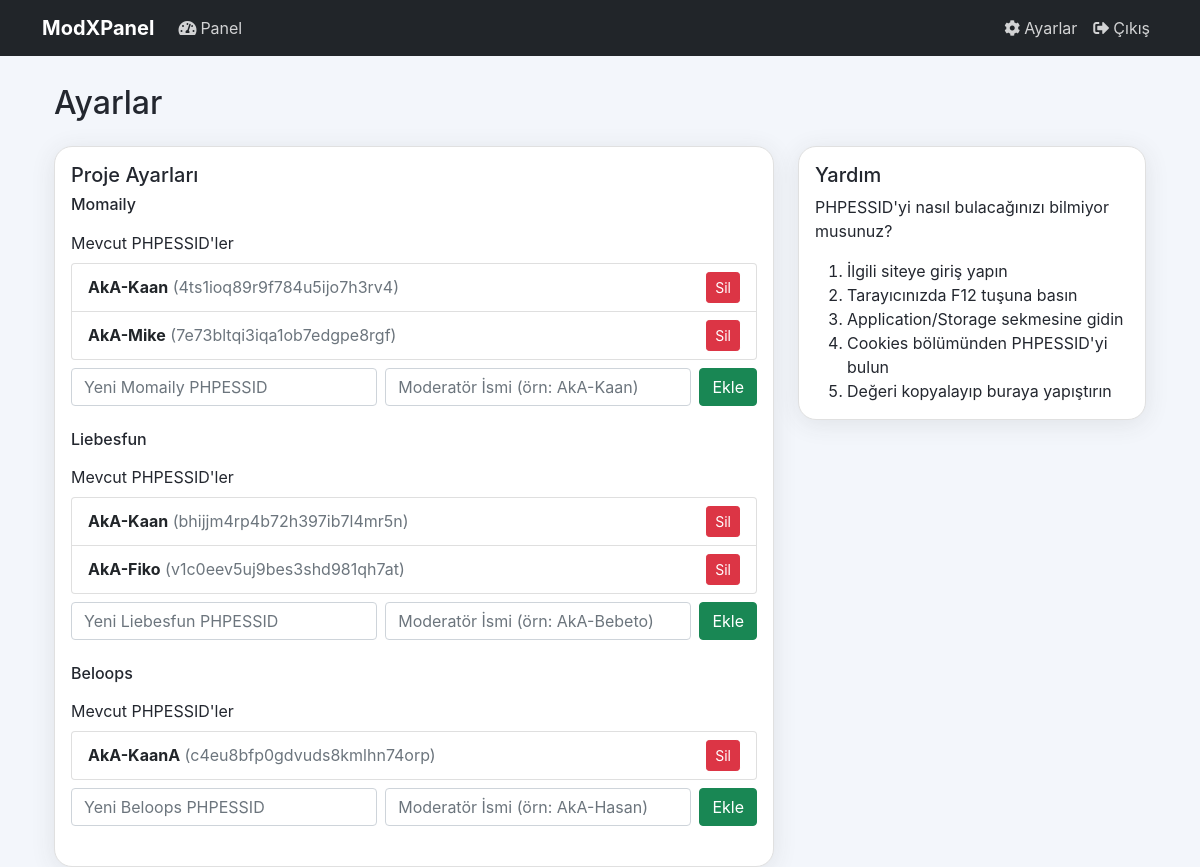
Screenshot of /settings (signed in) with the database file from the repository.
### app.py (models this page shows)
class UserProjectSession(db.Model):
    id = db.Column(db.Integer, primary_key=True)
    user_id = db.Column(db.Integer, db.ForeignKey('user.id'), nullable=False)
    project = db.Column(db.String(50), nullable=False)  # 'momaily', 'liebesfun', 'beloops'
    phpessid = db.Column(db.String(255), nullable=False)
    moderator_name = db.Column(db.String(120), nullable=True)  # Yeni eklendi
    created_at = db.Column(db.DateTime, default=dt.now)
    user = db.relationship('User', backref='project_sessions')

### app.py (the view)
@app.route('/settings', methods=['GET', 'POST'])
@login_required
def settings():
    momaily_sessions = UserProjectSession.query.filter_by(user_id=current_user.id, project='momaily').all()
    liebesfun_sessions = UserProjectSession.query.filter_by(user_id=current_user.id, project='liebesfun').all()
    beloops_sessions = UserProjectSession.query.filter_by(user_id=current_user.id, project='beloops').all()
    return render_template('settings.html',
        momaily_sessions=momaily_sessions,
        liebesfun_sessions=liebesfun_sessions,
        beloops_sessions=beloops_sessions
    )

### app.py (called while the page is built)
@login_manager.user_loader
def load_user(user_id):
    return db.session.get(User, int(user_id))

### templates/settings.html (shortened to what this page needs)
{% extends "base.html" %}
{% block content %}
<div class="container">
    <h2 class="mb-4">Ayarlar</h2>
    <div class="row">
        <div class="col-md-8">
            <div class="card">
                <div class="card-body">
                    <h5 class="card-title">Proje Ayarları</h5>
                    <div class="mb-4">
                        <h6 class="mb-3">Momaily</h6>
                        <div class="mb-3">
                            <label class="form-label">Mevcut PHPESSID'ler</label>
                            <ul class="list-group mb-2">
                                {% for sess in momaily_sessions %}
                                <li class="list-group-item d-flex justify-content-between align-items-center">
                                    <span><b>{{ sess.moderator_name or 'İsimsiz' }}</b> <span class="text-muted">({{ sess.phpessid }})</span></span>
                                    <form method="POST" action="{{ url_for('delete_phpessid') }}" style="display:inline;">
                                        <button type="submit" class="btn btn-danger btn-sm">Sil</button>
                                    </form>
                                </li>
                                {% else %}
                                <li class="list-group-item text-muted">Kayıtlı PHPESSID yok.</li>
                                {% endfor %}
                            </ul>
                            <form method="POST" action="{{ url_for('add_phpessid') }}" class="d-flex gap-2">
                                <input type="text" class="form-control" name="phpessid" placeholder="Yeni Momaily PHPESSID" required>
                                <input type="text" class="form-control" name="moderator_name" placeholder="Moderatör İsmi (örn: AkA-Kaan)" required>
                                <button type="submit" class="btn btn-success">Ekle</button>
                            </form>
                        </div>
                    </div>
                    <div class="mb-4">
                        <h6 class="mb-3">Liebesfun</h6>
                        <div class="mb-3">
                            <label class="form-label">Mevcut PHPESSID'ler</label>
                            <ul class="list-group mb-2">
                                {% for sess in liebesfun_sessions %}
                                <li class="list-group-item d-flex justify-content-between align-items-center">
                                    <span><b>{{ sess.moderator_name or 'İsimsiz' }}</b> <span class="text-muted">({{ sess.phpessid }})</span></span>
                                    <form method="POST" action="{{ url_for('delete_phpessid') }}" style="display:inline;">
                                        <button type="submit" class="btn btn-danger btn-sm">Sil</button>
                                    </form>
                                </li>
                                {% else %}
                                <li class="list-group-item text-muted">Kayıtlı PHPESSID yok.</li>
                                {% endfor %}
                            </ul>
                            <form method="POST" action="{{ url_for('add_phpessid') }}" class="d-flex gap-2">
                                <input type="text" class="form-control" name="phpessid" placeholder="Yeni Liebesfun PHPESSID" required>
                                <input type="text" class="form-control" name="moderator_name" placeholder="Moderatör İsmi (örn: AkA-Bebeto)" required>
                                <button type="submit" class="btn btn-success">Ekle</button>
                            </form>
                        </div>
                    </div>
                    <div class="mb-4">
                        <h6 class="mb-3">Beloops</h6>
                        <div class="mb-3">
                            <label class="form-label">Mevcut PHPESSID'ler</label>
                            <ul class="list-group mb-2">
                                {% for sess in beloops_sessions %}
                                <li class="list-group-item d-flex justify-content-between align-items-center">
                                    <span><b>{{ sess.moderator_name or 'İsimsiz' }}</b> <span class="text-muted">({{ sess.phpessid }})</span></span>
                                    <form method="POST" action="{{ url_for('delete_phpessid') }}" style="display:inline;">
                                        <button type="submit" class="btn btn-danger btn-sm">Sil</button>
                                    </form>
                                </li>
                                {% else %}
                                <li class="list-group-item text-muted">Kayıtlı PHPESSID yok.</li>
                                {% endfor %}
                            </ul>
                            <form method="POST" action="{{ url_for('add_phpessid') }}" class="d-flex gap-2">
                                <input type="text" class="form-control" name="phpessid" placeholder="Yeni Beloops PHPESSID" required>
                                <input type="text" class="form-control" name="moderator_name" placeholder="Moderatör İsmi (örn: AkA-Hasan)" required>
                                <button type="submit" class="btn btn-success">Ekle</button>
                            </form>
                        </div>
                    </div>
                </div>
            </div>
        </div>
        <div class="col-md-4">
            <div class="card">
                <div class="card-body">
                    <h5 class="card-title">Yardım</h5>
                    <p class="card-text">PHPESSID'yi nasıl bulacağınızı bilmiyor musunuz?</p>
                    <ol class="mb-0">
                        <li>İlgili siteye giriş yapın</li>
                        <li>Tarayıcınızda F12 tuşuna basın</li>
                        <li>Application/Storage sekmesine gidin</li>
                        <li>Cookies bölümünden PHPESSID'yi bulun</li>
                        <li>Değeri kopyalayıp buraya yapıştırın</li>
                    </ol>
                </div>
            </div>
        </div>
    </div>
</div>
{% endblock %}

### templates/base.html (style rules this page uses)
:root { --primary: #7C4DFF; --accent: #FF4081; --bg-light: #f3f6fb; --bg-dark: #181a20; --text-light: #23272f; --text-dark: #f3f6fb; --card-bg-light: #fff; --card-bg-dark: #23272f; --card-border-light: #e0e0e0; --card-border-dark: #333; --border-radius: 18px; --shadow: 0 4px 24px 0 rgba(60,60,60,0.10); }
body { background: var(--bg-light); color: var(--text-light); font-family: 'Inter', -apple-system, BlinkMacSystemFont, 'Segoe UI', Roboto, sans-serif; transition: background 0.4s, color 0.4s; padding-top: 60px; }
.card { background: var(--card-bg-light) !important; border-radius: var(--border-radius) !important; border: 1.5px solid var(--card-border-light) !important; box-shadow: var(--shadow) !important; transition: background 0.4s, border 0.4s; }

### rows the page displays
UserProjectSession: moderator_name "AkA-Kaan", phpessid "4ts1ioq89r9f784u5ijo7h3rv4"
UserProjectSession: moderator_name "AkA-Mike", phpessid "7e73bltqi3iqa1ob7edgpe8rgf"
UserProjectSession: moderator_name "AkA-Kaan", phpessid "bhijjm4rp4b72h397ib7l4mr5n"
UserProjectSession: moderator_name "AkA-Fiko", phpessid "v1c0eev5uj9bes3shd981qh7at"
UserProjectSession: moderator_name "AkA-KaanA", phpessid "c4eu8bfp0gdvuds8kmlhn74orp"
